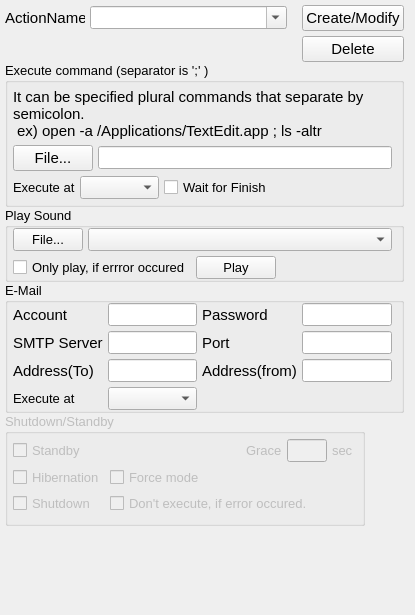
<?xml version="1.0" encoding="UTF-8"?>
<ui version="4.0">
 <class>FinActDialog</class>
 <widget class="QDialog" name="FinActDialog">
  <property name="geometry">
   <rect>
    <x>0</x>
    <y>0</y>
    <width>415</width>
    <height>615</height>
   </rect>
  </property>
  <property name="sizePolicy">
   <sizepolicy hsizetype="Fixed" vsizetype="Fixed">
    <horstretch>0</horstretch>
    <verstretch>0</verstretch>
   </sizepolicy>
  </property>
  <property name="font">
   <font>
    <pointsize>10</pointsize>
   </font>
  </property>
  <property name="windowTitle">
   <string>Post-Process</string>
  </property>
  <layout class="QVBoxLayout" name="verticalLayout">
   <property name="spacing">
    <number>0</number>
   </property>
   <property name="leftMargin">
    <number>5</number>
   </property>
   <property name="topMargin">
    <number>5</number>
   </property>
   <item>
    <layout class="QGridLayout" name="gridLayout_ActionCtrl">
     <property name="spacing">
      <number>5</number>
     </property>
     <item row="1" column="3">
      <widget class="QPushButton" name="pushButton_Del">
       <property name="sizePolicy">
        <sizepolicy hsizetype="Minimum" vsizetype="Fixed">
         <horstretch>0</horstretch>
         <verstretch>0</verstretch>
        </sizepolicy>
       </property>
       <property name="font">
        <font>
         <pointsize>11</pointsize>
        </font>
       </property>
       <property name="contextMenuPolicy">
        <enum>Qt::DefaultContextMenu</enum>
       </property>
       <property name="text">
        <string>Delete</string>
       </property>
       <property name="autoDefault">
        <bool>false</bool>
       </property>
       <property name="default">
        <bool>false</bool>
       </property>
       <property name="flat">
        <bool>false</bool>
       </property>
      </widget>
     </item>
     <item row="0" column="0">
      <widget class="QLabel" name="label_Action">
       <property name="sizePolicy">
        <sizepolicy hsizetype="Preferred" vsizetype="Preferred">
         <horstretch>0</horstretch>
         <verstretch>0</verstretch>
        </sizepolicy>
       </property>
       <property name="maximumSize">
        <size>
         <width>80</width>
         <height>16777215</height>
        </size>
       </property>
       <property name="font">
        <font>
         <pointsize>11</pointsize>
        </font>
       </property>
       <property name="text">
        <string>ActionName</string>
       </property>
      </widget>
     </item>
     <item row="0" column="3">
      <widget class="QPushButton" name="pushButton_Create">
       <property name="sizePolicy">
        <sizepolicy hsizetype="Fixed" vsizetype="Fixed">
         <horstretch>0</horstretch>
         <verstretch>0</verstretch>
        </sizepolicy>
       </property>
       <property name="font">
        <font>
         <pointsize>11</pointsize>
        </font>
       </property>
       <property name="text">
        <string>Create/Modify</string>
       </property>
       <property name="autoDefault">
        <bool>false</bool>
       </property>
      </widget>
     </item>
     <item row="0" column="1">
      <widget class="QComboBox" name="comboBox_Action">
       <property name="editable">
        <bool>true</bool>
       </property>
      </widget>
     </item>
     <item row="0" column="2">
      <spacer name="horizontalSpacer_2">
       <property name="orientation">
        <enum>Qt::Horizontal</enum>
       </property>
       <property name="sizeType">
        <enum>QSizePolicy::Fixed</enum>
       </property>
       <property name="sizeHint" stdset="0">
        <size>
         <width>10</width>
         <height>20</height>
        </size>
       </property>
      </spacer>
     </item>
    </layout>
   </item>
   <item>
    <widget class="QGroupBox" name="groupBox_Command">
     <property name="sizePolicy">
      <sizepolicy hsizetype="Preferred" vsizetype="Fixed">
       <horstretch>0</horstretch>
       <verstretch>0</verstretch>
      </sizepolicy>
     </property>
     <property name="title">
      <string>Execute command (separator is ';' )</string>
     </property>
     <layout class="QVBoxLayout" name="verticalLayout_2">
      <property name="spacing">
       <number>5</number>
      </property>
      <property name="leftMargin">
       <number>5</number>
      </property>
      <property name="topMargin">
       <number>5</number>
      </property>
      <property name="bottomMargin">
       <number>5</number>
      </property>
      <item>
       <widget class="QLabel" name="label_Commandusage">
        <property name="font">
         <font>
          <pointsize>11</pointsize>
         </font>
        </property>
        <property name="text">
         <string>It can be specified plural commands that separate by semicolon.
 ex) open -a /Applications/TextEdit.app ; ls -altr</string>
        </property>
        <property name="wordWrap">
         <bool>true</bool>
        </property>
       </widget>
      </item>
      <item>
       <layout class="QHBoxLayout" name="horizontalLayout">
        <item>
         <widget class="QPushButton" name="pushButton_Command">
          <property name="font">
           <font>
            <pointsize>11</pointsize>
           </font>
          </property>
          <property name="text">
           <string>File...</string>
          </property>
          <property name="autoDefault">
           <bool>false</bool>
          </property>
         </widget>
        </item>
        <item>
         <widget class="QLineEdit" name="lineEdit_Command"/>
        </item>
       </layout>
      </item>
      <item>
       <layout class="QHBoxLayout" name="horizontalLayout_2">
        <item>
         <widget class="QLabel" name="label_CommandTiming">
          <property name="font">
           <font>
            <pointsize>10</pointsize>
           </font>
          </property>
          <property name="text">
           <string>Execute at</string>
          </property>
         </widget>
        </item>
        <item>
         <widget class="QComboBox" name="comboBox_CommandTiming"/>
        </item>
        <item>
         <widget class="QCheckBox" name="checkBox_Commandwait">
          <property name="text">
           <string>Wait for Finish</string>
          </property>
         </widget>
        </item>
        <item>
         <spacer name="horizontalSpacer_3">
          <property name="orientation">
           <enum>Qt::Horizontal</enum>
          </property>
          <property name="sizeHint" stdset="0">
           <size>
            <width>40</width>
            <height>20</height>
           </size>
          </property>
         </spacer>
        </item>
       </layout>
      </item>
     </layout>
    </widget>
   </item>
   <item>
    <widget class="QGroupBox" name="groupBox_Sound">
     <property name="sizePolicy">
      <sizepolicy hsizetype="Preferred" vsizetype="Fixed">
       <horstretch>0</horstretch>
       <verstretch>0</verstretch>
      </sizepolicy>
     </property>
     <property name="title">
      <string>Play Sound</string>
     </property>
     <property name="flat">
      <bool>false</bool>
     </property>
     <property name="checkable">
      <bool>false</bool>
     </property>
     <layout class="QVBoxLayout" name="verticalLayout_4">
      <property name="spacing">
       <number>5</number>
      </property>
      <property name="leftMargin">
       <number>5</number>
      </property>
      <property name="topMargin">
       <number>0</number>
      </property>
      <property name="bottomMargin">
       <number>0</number>
      </property>
      <item>
       <layout class="QHBoxLayout" name="horizontalLayout_5">
        <item>
         <widget class="QPushButton" name="pushButton_SoundFile">
          <property name="sizePolicy">
           <sizepolicy hsizetype="Preferred" vsizetype="Fixed">
            <horstretch>0</horstretch>
            <verstretch>0</verstretch>
           </sizepolicy>
          </property>
          <property name="maximumSize">
           <size>
            <width>70</width>
            <height>16777215</height>
           </size>
          </property>
          <property name="font">
           <font>
            <pointsize>10</pointsize>
           </font>
          </property>
          <property name="text">
           <string>File...</string>
          </property>
          <property name="autoDefault">
           <bool>false</bool>
          </property>
         </widget>
        </item>
        <item>
         <widget class="QComboBox" name="comboBox_SoundFile"/>
        </item>
       </layout>
      </item>
      <item>
       <layout class="QHBoxLayout" name="horizontalLayout_6">
        <property name="spacing">
         <number>-1</number>
        </property>
        <item>
         <widget class="QCheckBox" name="checkBox_Error">
          <property name="text">
           <string>Only play, if errror occured</string>
          </property>
         </widget>
        </item>
        <item>
         <widget class="QPushButton" name="pushButton_Play">
          <property name="sizePolicy">
           <sizepolicy hsizetype="Fixed" vsizetype="Fixed">
            <horstretch>0</horstretch>
            <verstretch>0</verstretch>
           </sizepolicy>
          </property>
          <property name="font">
           <font>
            <pointsize>10</pointsize>
           </font>
          </property>
          <property name="text">
           <string>Play</string>
          </property>
          <property name="autoDefault">
           <bool>false</bool>
          </property>
         </widget>
        </item>
        <item>
         <spacer name="horizontalSpacer_5">
          <property name="orientation">
           <enum>Qt::Horizontal</enum>
          </property>
          <property name="sizeHint" stdset="0">
           <size>
            <width>40</width>
            <height>20</height>
           </size>
          </property>
         </spacer>
        </item>
       </layout>
      </item>
     </layout>
    </widget>
   </item>
   <item>
    <widget class="QGroupBox" name="groupBox_Mail">
     <property name="enabled">
      <bool>true</bool>
     </property>
     <property name="title">
      <string>E-Mail</string>
     </property>
     <layout class="QGridLayout" name="gridLayout">
      <property name="leftMargin">
       <number>5</number>
      </property>
      <property name="topMargin">
       <number>0</number>
      </property>
      <property name="bottomMargin">
       <number>0</number>
      </property>
      <property name="spacing">
       <number>5</number>
      </property>
      <item row="1" column="0">
       <widget class="QLabel" name="label_SMTP">
        <property name="font">
         <font>
          <pointsize>11</pointsize>
         </font>
        </property>
        <property name="text">
         <string>SMTP Server</string>
        </property>
       </widget>
      </item>
      <item row="2" column="3">
       <widget class="QLineEdit" name="lineEdit_FromMailAddr">
        <property name="inputMethodHints">
         <set>Qt::ImhNone</set>
        </property>
       </widget>
      </item>
      <item row="0" column="1">
       <widget class="QLineEdit" name="lineEdit_Account">
        <property name="maximumSize">
         <size>
          <width>16777215</width>
          <height>16777215</height>
         </size>
        </property>
       </widget>
      </item>
      <item row="1" column="3">
       <widget class="QLineEdit" name="lineEdit_Port"/>
      </item>
      <item row="0" column="0">
       <widget class="QLabel" name="label_Account">
        <property name="font">
         <font>
          <pointsize>11</pointsize>
         </font>
        </property>
        <property name="text">
         <string>Account</string>
        </property>
        <property name="scaledContents">
         <bool>false</bool>
        </property>
        <property name="wordWrap">
         <bool>false</bool>
        </property>
       </widget>
      </item>
      <item row="0" column="2">
       <widget class="QLabel" name="label_Password">
        <property name="font">
         <font>
          <pointsize>11</pointsize>
         </font>
        </property>
        <property name="text">
         <string>Password</string>
        </property>
       </widget>
      </item>
      <item row="2" column="0">
       <widget class="QLabel" name="label_ToMailAddr">
        <property name="font">
         <font>
          <pointsize>11</pointsize>
         </font>
        </property>
        <property name="text">
         <string>Address(To)</string>
        </property>
       </widget>
      </item>
      <item row="0" column="3">
       <widget class="QLineEdit" name="lineEdit_Password">
        <property name="inputMethodHints">
         <set>Qt::ImhHiddenText|Qt::ImhNoAutoUppercase|Qt::ImhNoPredictiveText|Qt::ImhSensitiveData</set>
        </property>
        <property name="echoMode">
         <enum>QLineEdit::Password</enum>
        </property>
       </widget>
      </item>
      <item row="2" column="2">
       <widget class="QLabel" name="label_FromMailAddr">
        <property name="font">
         <font>
          <pointsize>11</pointsize>
         </font>
        </property>
        <property name="text">
         <string>Address(from)</string>
        </property>
       </widget>
      </item>
      <item row="1" column="1">
       <widget class="QLineEdit" name="lineEdit_SMTPServer"/>
      </item>
      <item row="1" column="2">
       <widget class="QLabel" name="label_Port">
        <property name="font">
         <font>
          <pointsize>11</pointsize>
         </font>
        </property>
        <property name="text">
         <string>Port</string>
        </property>
       </widget>
      </item>
      <item row="2" column="1">
       <widget class="QLineEdit" name="lineEdit_ToMailAddr">
        <property name="inputMethodHints">
         <set>Qt::ImhNone</set>
        </property>
       </widget>
      </item>
      <item row="3" column="0">
       <widget class="QLabel" name="label_Mailtiming">
        <property name="font">
         <font>
          <pointsize>10</pointsize>
         </font>
        </property>
        <property name="text">
         <string>Execute at</string>
        </property>
       </widget>
      </item>
      <item row="3" column="1">
       <widget class="QComboBox" name="comboBox_MailTiming"/>
      </item>
     </layout>
    </widget>
   </item>
   <item>
    <widget class="QGroupBox" name="groupBox_Power">
     <property name="enabled">
      <bool>false</bool>
     </property>
     <property name="sizePolicy">
      <sizepolicy hsizetype="Fixed" vsizetype="Fixed">
       <horstretch>0</horstretch>
       <verstretch>0</verstretch>
      </sizepolicy>
     </property>
     <property name="title">
      <string>Shutdown/Standby</string>
     </property>
     <layout class="QVBoxLayout" name="verticalLayout_3">
      <property name="spacing">
       <number>5</number>
      </property>
      <property name="leftMargin">
       <number>5</number>
      </property>
      <property name="topMargin">
       <number>5</number>
      </property>
      <item>
       <layout class="QHBoxLayout" name="horizontalLayout_4">
        <item>
         <widget class="QCheckBox" name="checkBox_Standby">
          <property name="text">
           <string>Standby</string>
          </property>
         </widget>
        </item>
        <item>
         <spacer name="horizontalSpacer">
          <property name="orientation">
           <enum>Qt::Horizontal</enum>
          </property>
          <property name="sizeHint" stdset="0">
           <size>
            <width>40</width>
            <height>20</height>
           </size>
          </property>
         </spacer>
        </item>
        <item>
         <widget class="QLabel" name="label_Grace">
          <property name="font">
           <font>
            <pointsize>10</pointsize>
           </font>
          </property>
          <property name="text">
           <string>Grace</string>
          </property>
         </widget>
        </item>
        <item>
         <widget class="QLineEdit" name="lineEdit_GraceSec">
          <property name="sizePolicy">
           <sizepolicy hsizetype="Fixed" vsizetype="Fixed">
            <horstretch>0</horstretch>
            <verstretch>0</verstretch>
           </sizepolicy>
          </property>
          <property name="maximumSize">
           <size>
            <width>40</width>
            <height>16777215</height>
           </size>
          </property>
          <property name="text">
           <string/>
          </property>
         </widget>
        </item>
        <item>
         <widget class="QLabel" name="label_Sec">
          <property name="font">
           <font>
            <pointsize>10</pointsize>
           </font>
          </property>
          <property name="text">
           <string>sec</string>
          </property>
         </widget>
        </item>
       </layout>
      </item>
      <item>
       <layout class="QGridLayout" name="gridLayout_2">
        <item row="1" column="1">
         <widget class="QCheckBox" name="checkBox_DontExecute">
          <property name="text">
           <string>Don't execute, if error occured.</string>
          </property>
         </widget>
        </item>
        <item row="1" column="0">
         <widget class="QCheckBox" name="checkBox_Shutdown">
          <property name="text">
           <string>Shutdown</string>
          </property>
         </widget>
        </item>
        <item row="0" column="0">
         <widget class="QCheckBox" name="checkBox_Hibernation">
          <property name="text">
           <string>Hibernation</string>
          </property>
         </widget>
        </item>
        <item row="0" column="1">
         <widget class="QCheckBox" name="checkBox_Force">
          <property name="text">
           <string>Force mode</string>
          </property>
         </widget>
        </item>
        <item row="0" column="2">
         <spacer name="horizontalSpacer_4">
          <property name="orientation">
           <enum>Qt::Horizontal</enum>
          </property>
          <property name="sizeHint" stdset="0">
           <size>
            <width>40</width>
            <height>20</height>
           </size>
          </property>
         </spacer>
        </item>
       </layout>
      </item>
     </layout>
    </widget>
   </item>
   <item>
    <spacer name="verticalSpacer">
     <property name="orientation">
      <enum>Qt::Vertical</enum>
     </property>
     <property name="sizeHint" stdset="0">
      <size>
       <width>20</width>
       <height>40</height>
      </size>
     </property>
    </spacer>
   </item>
  </layout>
 </widget>
 <tabstops>
  <tabstop>comboBox_Action</tabstop>
  <tabstop>pushButton_Create</tabstop>
  <tabstop>pushButton_Del</tabstop>
  <tabstop>pushButton_Command</tabstop>
  <tabstop>lineEdit_Command</tabstop>
  <tabstop>comboBox_CommandTiming</tabstop>
  <tabstop>checkBox_Commandwait</tabstop>
  <tabstop>pushButton_SoundFile</tabstop>
  <tabstop>checkBox_Error</tabstop>
  <tabstop>pushButton_Play</tabstop>
  <tabstop>lineEdit_Account</tabstop>
  <tabstop>lineEdit_Password</tabstop>
  <tabstop>lineEdit_SMTPServer</tabstop>
  <tabstop>lineEdit_Port</tabstop>
  <tabstop>lineEdit_ToMailAddr</tabstop>
  <tabstop>lineEdit_FromMailAddr</tabstop>
  <tabstop>comboBox_MailTiming</tabstop>
  <tabstop>checkBox_Standby</tabstop>
  <tabstop>lineEdit_GraceSec</tabstop>
  <tabstop>checkBox_Hibernation</tabstop>
  <tabstop>checkBox_Force</tabstop>
  <tabstop>checkBox_Shutdown</tabstop>
  <tabstop>checkBox_DontExecute</tabstop>
 </tabstops>
 <resources/>
 <connections/>
</ui>
